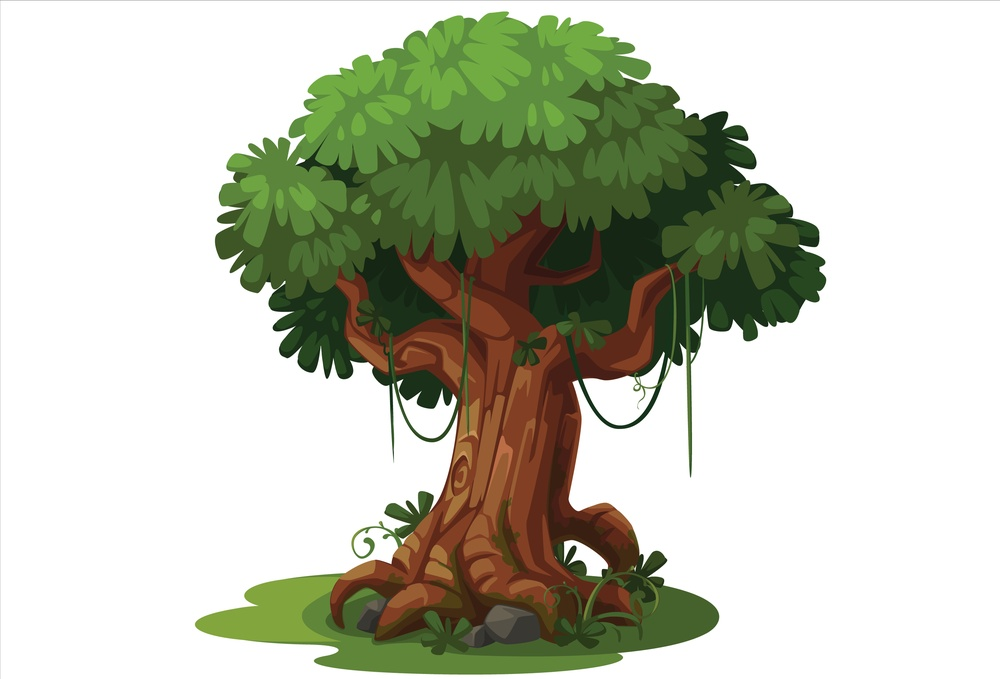
#> input picture green_tree.jpg, 1000 x 679 px, shrunk from 2801 x 1901 before the run, found by its file name
$ jupyter execute Drawing_Lines.ipynb
#> lines starting #> are read from the running program, lines starting #| are printed output that depends on the picture; after the words box and inside, x2 and y2 are one past the last pixel; in counts of white or black regions, pixels touching at a corner belong together
[cell 1]
import cv2
import numpy as np
import matplotlib.pyplot as plt

[cell 2]
image = cv2.imread('/content/green_tree.jpg',cv2.IMREAD_UNCHANGED)
#> image is the input picture: shape (679, 1000, 3); mean B, G, R 179.8, 196.2, 193.3

[cell 3]
plt.imshow(cv2.cvtColor(image, cv2.COLOR_BGR2RGB))
plt.show()

[cell 4]
gray = cv2.cvtColor(image, cv2.COLOR_BGR2GRAY)
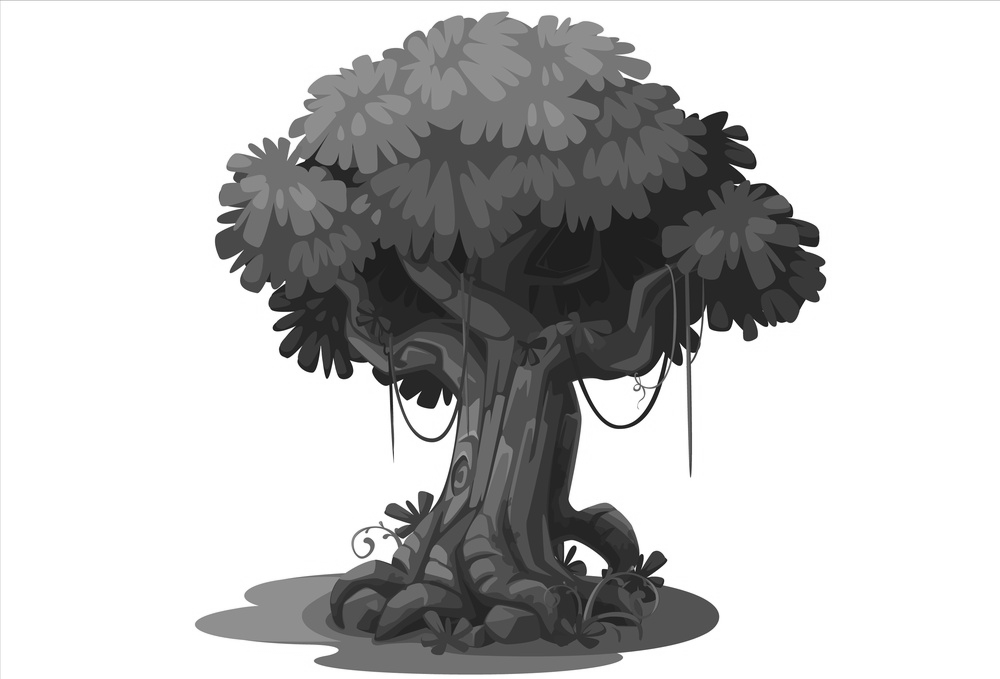
#> gray: shape (679, 1000); min 16, max 255, mean 193.4
plt.imshow(cv2.cvtColor(gray, cv2.COLOR_BGR2RGB))
plt.show()

[cell 5]
ret, thresh = cv2.threshold(gray, 150, 255, cv2.THRESH_BINARY_INV)
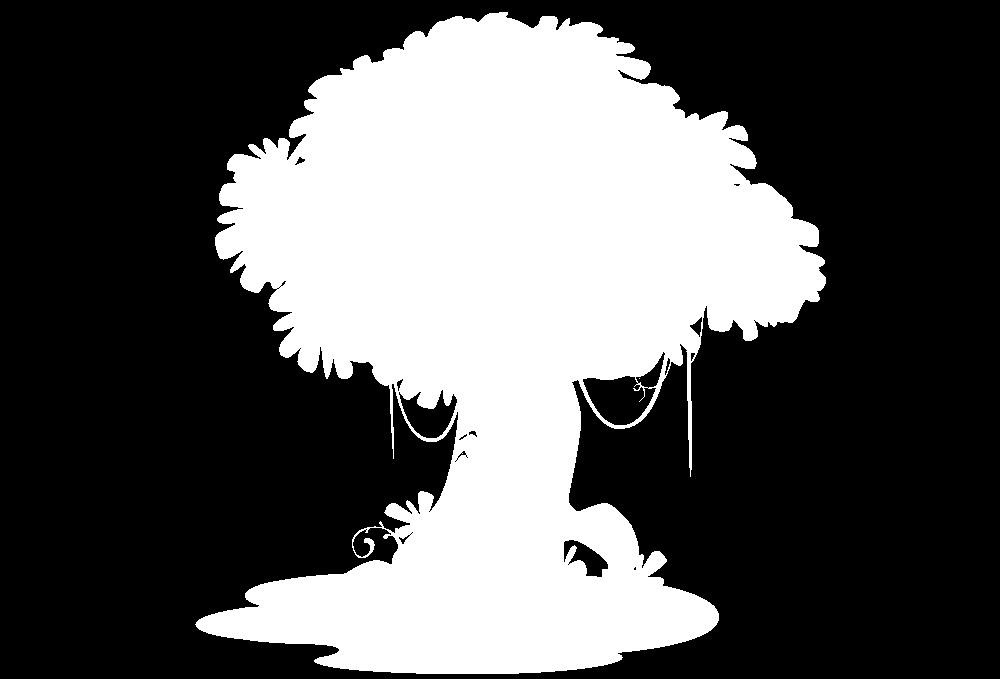
#> thresh: shape (679, 1000); 34.9% white; 2 white regions (1 under 20 px)

[cell 6]
contours, hierarchy = cv2.findContours(thresh, cv2.RETR_EXTERNAL, cv2.CHAIN_APPROX_SIMPLE)
#> contours = 1 contour; box (x1, y1, x2, y2) and area: (195, 12, 826, 674) 240122

[cell 7]
for c in contours:

    x,y,w,h = cv2.boundingRect(c)
    cv2.rectangle(image, (x,y), (x+w, y+h), (255, 0, 0), 10)

    rect = cv2.minAreaRect(c)

    box = cv2.boxPoints(rect)
    #box = int(box)  # Replace np.int0 with int
    box = box.astype(int) # Convert the array elements to integers

    cv2.drawContours(image, [box], 0, (0,0, 255), 10)
#> this loop made 1 pass
#> (x, y, w, h, rect, box) on pass 1: (195, 12, 631, 662, ((515.6, 345.4), (665.1, 611.6), -87.04), [[803, 693], [193, 661], [227, -2], [838, 29]])
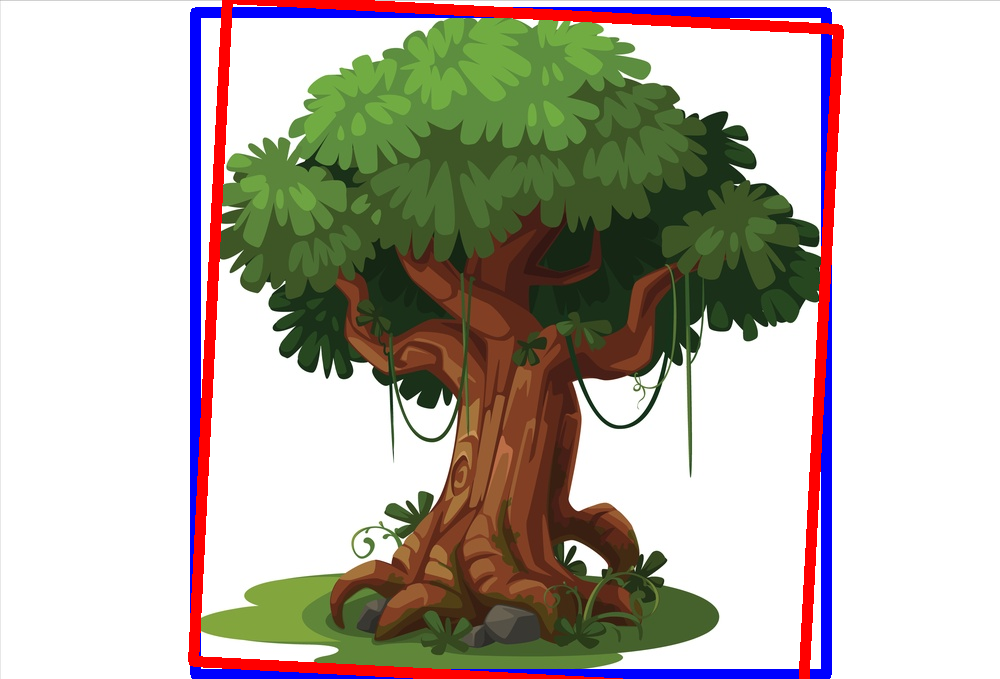
#> image: shape (679, 1000, 3); 6.38% of pixels changed, all inside (x1, y1, x2, y2) = (188, 0, 844, 679)
